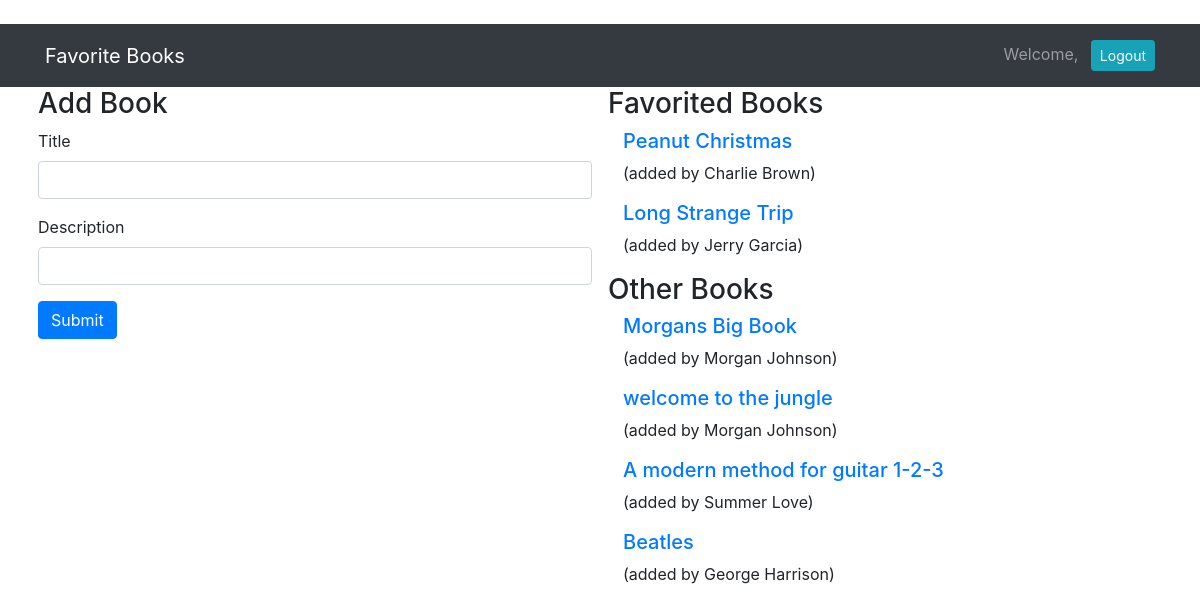
The app's page /books (signed in) with its own data.
### book_app/models.py (models this page shows)
class Book(models.Model):
    title = models.CharField(max_length=255)
    description = models.CharField(max_length=255)
    creator = models.ForeignKey(User, related_name="has_created_books", on_delete=models.CASCADE)
    favorited_by = models.ManyToManyField(User, related_name="favorited_books")
    created_at = models.DateField(auto_now_add=True)
    updated_at = models.DateField(auto_now=True)
    objects = BookManager()

class User(models.Model):
    first_name = models.CharField(max_length=255)
    last_name = models.CharField(max_length=255)
    email = models.EmailField(max_length=255)
    password = models.CharField(max_length=255)
    created_at = models.DateField(auto_now_add=True)
    updated_at = models.DateField(auto_now=True)
    objects = UserManager()

### book_app/views.py (the view)
# urls.py: path("books", views.show_all),
def show_all(request):
    if "user_id" not in request.session:
        return redirect('/')
    else:
        context = {
            'all_books': Book.objects.all(),
            'this_user': User.objects.get(id=request.session['user_id'])
        }
        return render(request, 'show_all.html', context)

### book_app/templates/show_all.html (shortened to what this page needs)
<!DOCTYPE html>
<html lang="en">
<head>
    {% load static %}
    <link rel="stylesheet" href="{% static 'css/style.css' %}">
    <link rel="stylesheet" href="https://stackpath.bootstrapcdn.com/bootstrap/4.3.1/css/bootstrap.min.css"
>
</head>
<body>
    <nav class="navbar navbar-expand-lg navbar-dark bg-dark">
        <div class="container">
            <a class="navbar-brand" href="/books">Favorite Books</a>
            <div class="collapse navbar-collapse" id="navbarText">
                <span class="navbar-text">
                    Welcome, {{request.session.greeting}} </a> <a href="/logout" role="button"
                        class="btn btn-sm btn-info ml-2 text-white">Logout</a>
                </span>
            </div>
        </div>
    </nav>
    <div class="container">
        <div class="row">
            <div class="col-6 px-2">
                <h3>Add Book</h3>
                <form action="/books/create" method="post">
                    <div class="form-group">
                        <label for="title">Title</label>
                        <input type="text" class="form-control" name="title">
                    </div>
                    <div class="form-group">
                        <label for="description">Description</label>
                        <input type="text" class="form-control" name="description">
                    </div>
                    <button type="submit" class="btn btn-primary">Submit</button>
                </form>
            </div>
            <div class="col-6 px-2">
                <h3>Favorited Books</h3>
                {% for book in all_books %}
                {% if this_user in book.favorited_by.all %}
                <div class="container">
                    <h5><a href="/books/{{book.id}}">{{book.title}}</a></h5>
                    <p>(added by {{book.creator.first_name}} {{book.creator.last_name}})</p>
                </div>
                {% endif %}
                {% endfor %}
                <h3>Other Books</h3>
                {% for book in all_books %}
                {% if this_user not in book.favorited_by.all %}
                <div class="container">
                    <h5><a href="/books/{{book.id}}">{{book.title}}</a></h5>
                    <p>(added by {{book.creator.first_name}} {{book.creator.last_name}})</p>
                </div>
                {% endif %}
                {% endfor %}
            </div>
        </div>
    </div>
</body>
</html>

### records on screen
Book: title "Peanut Christmas", creator.first_name "Charlie", creator.last_name "Brown"
Book: title "Long Strange Trip", creator.first_name "Jerry", creator.last_name "Garcia"
Book: title "Morgans Big Book", creator.first_name "Morgan", creator.last_name "Johnson"
Book: title "welcome to the jungle", creator.first_name "Morgan", creator.last_name "Johnson"
Book: title "A modern method for guitar 1-2-3", creator.first_name "Summer", creator.last_name "Love"
Book: title "Beatles", creator.first_name "George", creator.last_name "Harrison"
